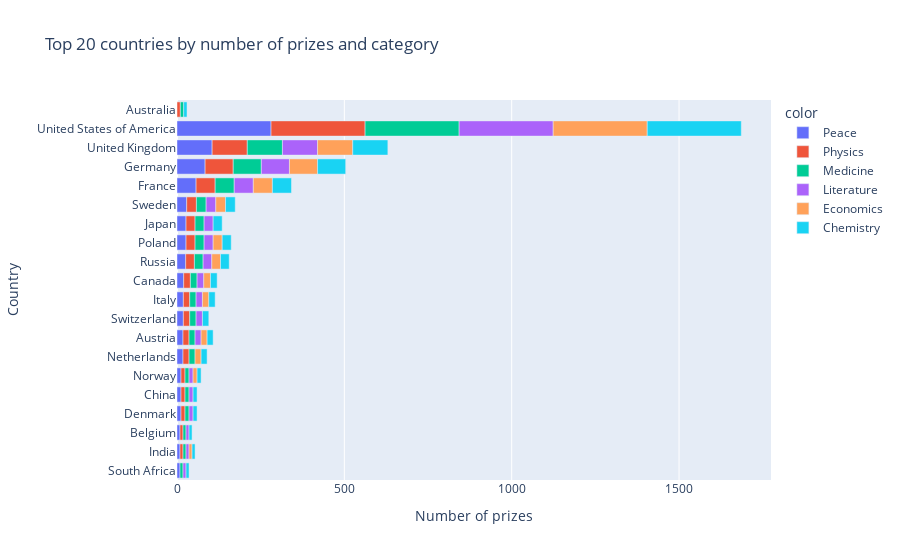

The code cell stored with this chart in its notebook:
### Code cell
cat_country_bar = px.bar(x=merged_df.total_prize,
                         y=merged_df.birth_country_current,
                         color=merged_df.category,
                         orientation="h",
                         title="Top 20 countries by number of prizes and category")

cat_country_bar.update_layout(xaxis_title="Number of prizes",
                              yaxis_title="Country")

cat_country_bar.show()

### Figure 1 — Plotly figure (JSON) as saved in the notebook; plotly's stock layout.template omitted (floating-point values rounded to 4 significant figures)
{"data": [{"alignmentgroup": "True", "hovertemplate": "color=Peace<br>x=%{x}<br>y=%{y}<extra></extra>", "legendgroup": "Peace", "marker": {"color": "#636efa", "pattern": {"shape": ""}}, "name": "Peace", "offsetgroup": "Peace", "orientation": "h", "showlegend": true, "textposition": "auto", "type": "bar", "x": [9, 9, 9, 12, 12, 12, 18, 18, 19, 19, 20, 26, 27, 27, 29, 57, 84, 105, 281], "xaxis": "x", "y": ["South Africa", "India", "Belgium", "Denmark", "China", "Norway", "Netherlands", "Austria", "Switzerland", "Italy", "Canada", "Russia", "Poland", "Japan", "Sweden", "France", "Germany", "United Kingdom", "United States of America"], "yaxis": "y"}, {"alignmentgroup": "True", "hovertemplate": "color=Physics<br>x=%{x}<br>y=%{y}<extra></extra>", "legendgroup": "Physics", "marker": {"color": "#EF553B", "pattern": {"shape": ""}}, "name": "Physics", "offsetgroup": "Physics", "orientation": "h", "showlegend": true, "textposition": "auto", "type": "bar", "x": [9, 9, 10, 12, 12, 12, 18, 18, 19, 19, 20, 26, 27, 27, 29, 57, 84, 105, 281], "xaxis": "x", "y": ["India", "Belgium", "Australia", "Denmark", "Norway", "China", "Netherlands", "Austria", "Switzerland", "Italy", "Canada", "Russia", "Poland", "Japan", "Sweden", "France", "Germany", "United Kingdom", "United States of America"], "yaxis": "y"}, {"alignmentgroup": "True", "hovertemplate": "color=Medicine<br>x=%{x}<br>y=%{y}<extra></extra>", "legendgroup": "Medicine", "marker": {"color": "#00cc96", "pattern": {"shape": ""}}, "name": "Medicine", "offsetgroup": "Medicine", "orientation": "h", "showlegend": true, "textposition": "auto", "type": "bar", "x": [9, 9, 9, 10, 12, 12, 12, 18, 18, 19, 19, 20, 26, 27, 27, 29, 57, 84, 105, 281], "xaxis": "x", "y": ["India", "Belgium", "South Africa", "Australia", "Denmark", "China", "Norway", "Netherlands", "Austria", "Switzerland", "Italy", "Canada", "Russia", "Poland", "Japan", "Sweden", "France", "Germany", "United Kingdom", "United States of America"], "yaxis": "y"}, {"alignmentgroup": "True", "hovertemplate": "color=Literature<br>x=%{x}<br>y=%{y}<extra></extra>", "legendgroup": "Literature", "marker": {"color": "#ab63fa", "pattern": {"shape": ""}}, "name": "Literature", "offsetgroup": "Literature", "orientation": "h", "showlegend": true, "textposition": "auto", "type": "bar", "x": [9, 9, 9, 12, 12, 12, 18, 19, 19, 20, 26, 27, 27, 29, 57, 84, 105, 281], "xaxis": "x", "y": ["India", "South Africa", "Belgium", "Norway", "Denmark", "China", "Austria", "Switzerland", "Italy", "Canada", "Russia", "Poland", "Japan", "Sweden", "France", "Germany", "United Kingdom", "United States of America"], "yaxis": "y"}, {"alignmentgroup": "True", "hovertemplate": "color=Economics<br>x=%{x}<br>y=%{y}<extra></extra>", "legendgroup": "Economics", "marker": {"color": "#FFA15A", "pattern": {"shape": ""}}, "name": "Economics", "offsetgroup": "Economics", "orientation": "h", "showlegend": true, "textposition": "auto", "type": "bar", "x": [9, 12, 18, 18, 19, 20, 26, 27, 29, 57, 84, 105, 281], "xaxis": "x", "y": ["India", "Norway", "Austria", "Netherlands", "Italy", "Canada", "Russia", "Poland", "Sweden", "France", "Germany", "United Kingdom", "United States of America"], "yaxis": "y"}, {"alignmentgroup": "True", "hovertemplate": "color=Chemistry<br>x=%{x}<br>y=%{y}<extra></extra>", "legendgroup": "Chemistry", "marker": {"color": "#19d3f3", "pattern": {"shape": ""}}, "name": "Chemistry", "offsetgroup": "Chemistry", "orientation": "h", "showlegend": true, "textposition": "auto", "type": "bar", "x": [9, 9, 9, 10, 12, 12, 12, 18, 18, 19, 19, 20, 26, 27, 27, 29, 57, 84, 105, 281], "xaxis": "x", "y": ["India", "South Africa", "Belgium", "Australia", "Denmark", "China", "Norway", "Austria", "Netherlands", "Switzerland", "Italy", "Canada", "Russia", "Japan", "Poland", "Sweden", "France", "Germany", "United Kingdom", "United States of America"], "yaxis": "y"}], "layout": {"barmode": "relative", "legend": {"title": {"text": "color"}, "tracegroupgap": 0}, "title": {"text": "Top 20 countries by number of prizes and category"}, "xaxis": {"anchor": "y", "domain": [0, 1], "title": {"text": "Number of prizes"}}, "yaxis": {"anchor": "x", "domain": [0, 1], "title": {"text": "Country"}}}}
